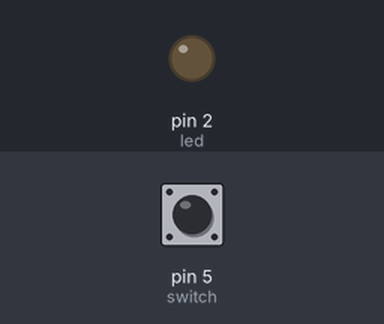
Recording of a program running on a simulated MicroPython board. Parts: output pins drawn as LEDs (lit = HIGH). The inputs (shaded band) are chosen by the test bench; at power-on: pin 5 (switch) HIGH.

Above: at 1.2 s.
1.3 s: pin 5 (switch) pulled LOW for 0.15 s
At 1.37 s:
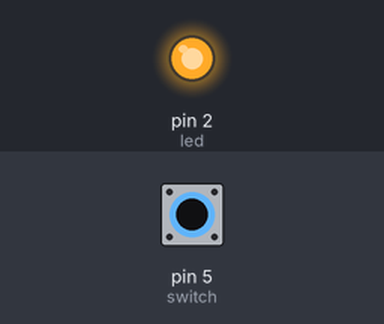
2.9 s: pin 5 (switch) pulled LOW for 3.2 s
At 6.6 s:
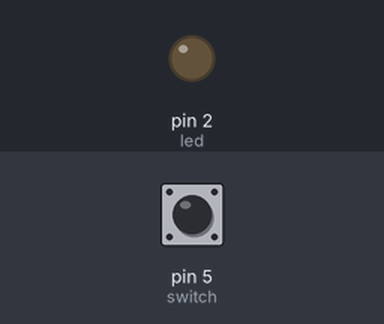
Timing chart, 0 to 8.1 s (numbered marks = the images above; inputs shaded):
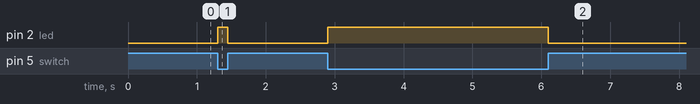

The program:

08_Ball_switch.py
```python
# Import libraries
from machine import Pin

# Define pins
led = Pin(2, Pin.OUT)
switch = Pin(5, Pin.IN, Pin.PULL_UP)

# Infinite loop
while True:
    digitalVal = switch.value()
    if digitalVal == 1:
        led.off()
    else:
        led.on()
```

Measured:
- after the input at 1.3 s, pin 2 (led): LOW → HIGH at once, → LOW 0.15 s later
- after the input at 2.9 s, pin 2 (led): LOW → HIGH at once, → LOW 3.2 s later
